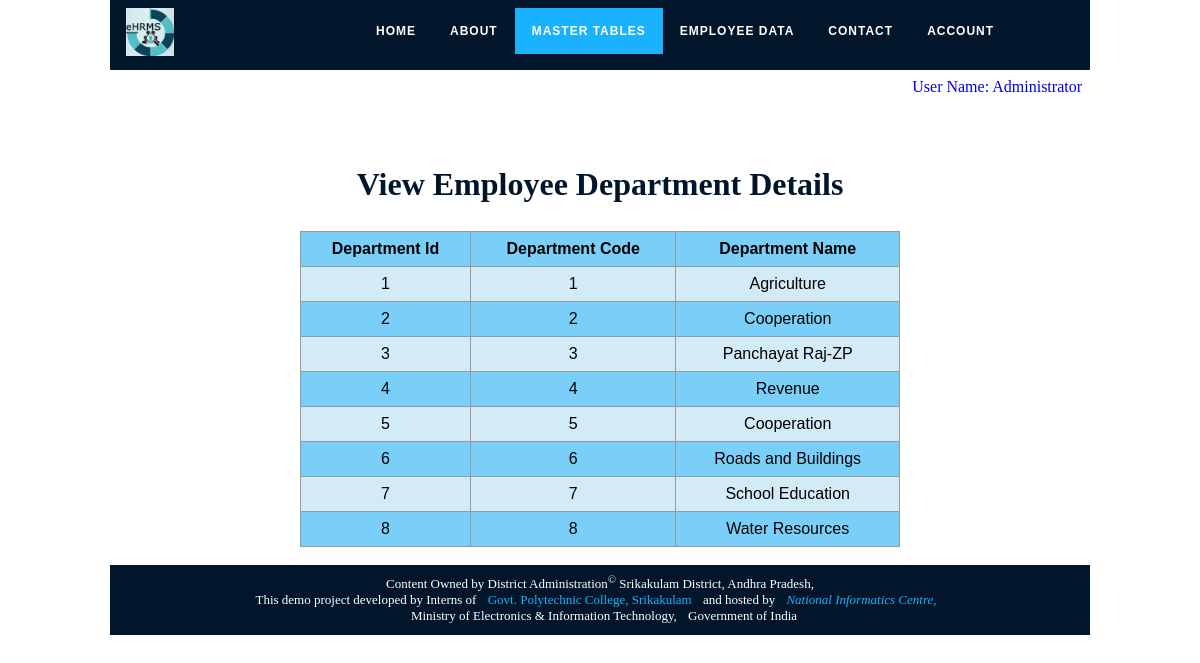
/ehrms/emp_dept_view.php (signed in), run on the app's committed database.
### tables this page shows
CREATE TABLE `emp_dept` (
  `dept_id` bigint(20) NOT NULL,
  `dept_code` int(11) NOT NULL,
  `dept_name` varchar(30) NOT NULL,
  `client_ip_address` varchar(20) NOT NULL,
  `record_creation_ts` timestamp NOT NULL DEFAULT current_timestamp(),
  `record_updation_ts` timestamp NOT NULL DEFAULT current_timestamp() ON UPDATE current_timestamp()
);

### ehrms/emp_dept_view.php (the view, shortened to what this page needs)
<html>
<head>
</head>
<body>
<?php include_once('include/db_connection/db_connection.php'); ?>
<h1 class="div-class">View Employee Department Details</h1><br>
<table class="centered-table">
<tr><th>Department Id</th><th>Department Code</th><th>Department Name</th></tr>
<?php
$sql = "SELECT * FROM emp_dept ORDER BY dept_id ASC";
$result = $conn->query($sql);
if ($result->num_rows > 0) {
  while($row = $result->fetch_assoc()) {
    echo "<tr><td>".$row['dept_id']."</td><td>".$row['dept_code']."</td><td>".$row['dept_name']."</td></tr>";
  }
} else { echo "<tr><td align='center' colspan='4'>(0 Results)</td></tr>"; }
?>
</table>
<br>
<?php include_once('include/php/footer_menu.php'); ?>
</body>
</html>

### data on the page
emp_dept: dept_id "1", dept_code "1", dept_name "Agriculture"
emp_dept: dept_id "2", dept_code "2", dept_name "Cooperation"
emp_dept: dept_id "3", dept_code "3", dept_name "Panchayat Raj-ZP"
emp_dept: dept_id "4", dept_code "4", dept_name "Revenue"
emp_dept: dept_id "5", dept_code "5", dept_name "Cooperation"
emp_dept: dept_id "6", dept_code "6", dept_name "Roads and Buildings"
emp_dept: dept_id "7", dept_code "7", dept_name "School Education"
emp_dept: dept_id "8", dept_code "8", dept_name "Water Resources"

### other printed values
$_SESSION["name"] "Administrator"
